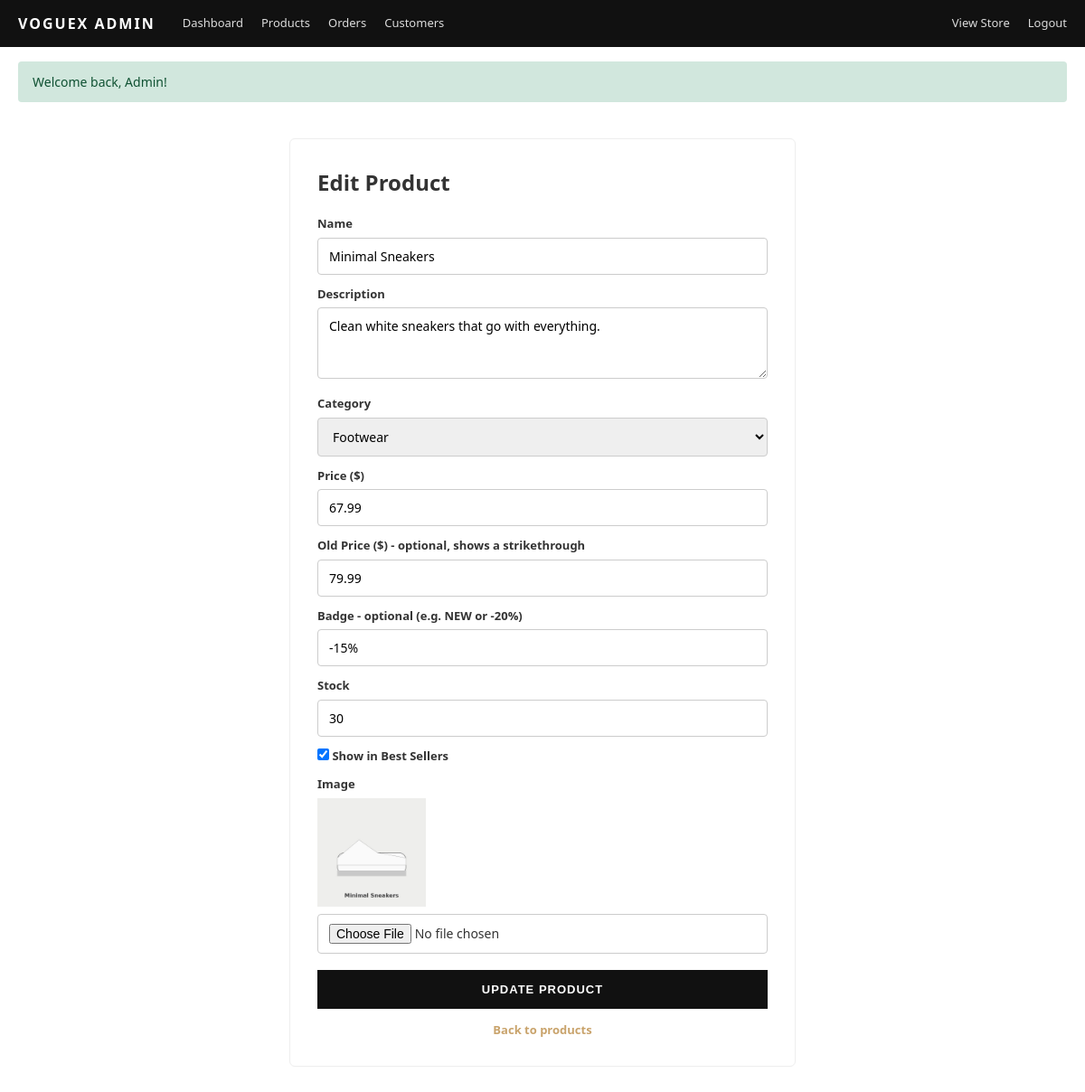
The app's page /admin/product_form.php?id=4 (signed in) with its own data.
### tables this page shows
CREATE TABLE IF NOT EXISTS products (
  id INT AUTO_INCREMENT PRIMARY KEY,
  category_id INT NOT NULL,
  name VARCHAR(150) NOT NULL,
  description TEXT,
  price DECIMAL(10,2) NOT NULL,
  old_price DECIMAL(10,2) DEFAULT NULL,
  image VARCHAR(255) DEFAULT 'placeholder.jpg',
  badge VARCHAR(20) DEFAULT NULL,
  stock INT NOT NULL DEFAULT 50,
  is_bestseller TINYINT(1) NOT NULL DEFAULT 0,
  created_at TIMESTAMP DEFAULT CURRENT_TIMESTAMP,
  FOREIGN KEY (category_id) REFERENCES categories(id) ON DELETE CASCADE
);

CREATE TABLE IF NOT EXISTS categories (
  id INT AUTO_INCREMENT PRIMARY KEY,
  name VARCHAR(80) NOT NULL UNIQUE
);

### admin/product_form.php (the view, shortened to what this page needs)
<?php
include '_header.php';
$id = (int)($_GET['id'] ?? 0);
$p  = ['name'=>'','description'=>'','price'=>'','old_price'=>'','image'=>'placeholder.jpg','badge'=>'','stock'=>50,'is_bestseller'=>0,'category_id'=>1];
if ($id) {
    $s = $conn->prepare('SELECT * FROM products WHERE id=?');
    $s->bind_param('i', $id); $s->execute();
    $p = $s->get_result()->fetch_assoc();
}
$cats = $conn->query('SELECT * FROM categories ORDER BY id');
?>
<form method="post" enctype="multipart/form-data" class="form-box wide">
  <h2><?= $id ? 'Edit Product' : 'Add Product' ?></h2>
  <label>Name</label><input type="text" name="name" required value="<?= e($p['name']) ?>">
  <label>Description</label><textarea name="description" rows="3"><?= e($p['description']) ?></textarea>
  <label>Category</label>
  <select name="category_id">
    <?php while ($c = $cats->fetch_assoc()): ?>
      <option value="<?= (int)$c['id'] ?>" <?= $p['category_id']==$c['id']?'selected':'' ?>><?= e($c['name']) ?></option>
    <?php endwhile; ?>
  </select>
  <label>Price ($)</label><input type="number" step="0.01" name="price" required value="<?= e($p['price']) ?>">
  <label>Old Price ($) - optional, shows a strikethrough</label><input type="number" step="0.01" name="old_price" value="<?= e($p['old_price']) ?>">
  <label>Badge - optional (e.g. NEW or -20%)</label><input type="text" name="badge" maxlength="20" value="<?= e($p['badge']) ?>">
  <label>Stock</label><input type="number" name="stock" min="0" value="<?= (int)$p['stock'] ?>">
  <label><input type="checkbox" name="is_bestseller" <?= $p['is_bestseller']?'checked':'' ?>> Show in Best Sellers</label>
  <label>Image</label>
  <img id="preview" src="../images/<?= e($p['image']) ?>" alt="" style="width:120px;margin-bottom:8px" onerror="this.onerror=null;this.src='../images/placeholder.jpg'">
  <input type="file" name="image" id="imageInput" accept=".jpg,.jpeg,.png,.webp">
  <button class="btn" type="submit"><?= $id ? 'UPDATE PRODUCT' : 'ADD PRODUCT' ?></button>
  <p class="muted"><a href="products.php">Back to products</a></p>
</form>
<?php include '_footer.php'; ?>

### css/style.css (style rules this page uses)
:root { --black:#111; --beige:#efe6da; --grey:#f5f5f5; --red:#e03131; --text:#333; }
* { box-sizing:border-box; margin:0; padding:0; }
body { font-family:'Segoe UI',Arial,sans-serif; color:var(--text); background:#fff; line-height:1.5; }
a { color:inherit; text-decoration:none; }
img { max-width:100%; display:block; }
.btn { display:inline-block; background:var(--black); color:#fff; padding:13px 28px; border:1px solid var(--black); font-size:13px; font-weight:600; letter-spacing:1px; cursor:pointer; }
select, input[type=text], input[type=email], input[type=password], input[type=number], input[type=tel], textarea, input[type=file] { padding:10px 12px; border:1px solid #ccc; border-radius:4px; font-size:14px; width:100%; font-family:inherit; }
.form-box { max-width:430px; margin:40px auto; padding:30px; border:1px solid #eee; border-radius:6px; }
.form-box.wide { max-width:560px; }
.form-box h2 { margin-bottom:18px; }
.form-box label { display:block; font-size:13px; font-weight:600; margin:12px 0 5px; }
.form-box .btn { width:100%; margin-top:18px; }
.muted { color:#777; font-size:13px; margin-top:14px; text-align:center; }
.muted a { color:#c9a36b; font-weight:600; }

### records on screen
products: name "Minimal Sneakers", description "Clean white sneakers that go with everything.", category_id "Footwear", price "67.99", old_price "79.99", badge "-15%", stock "30", is_bestseller "☑", image (picture)

### other values on screen
$msg "Welcome back, Admin!"
